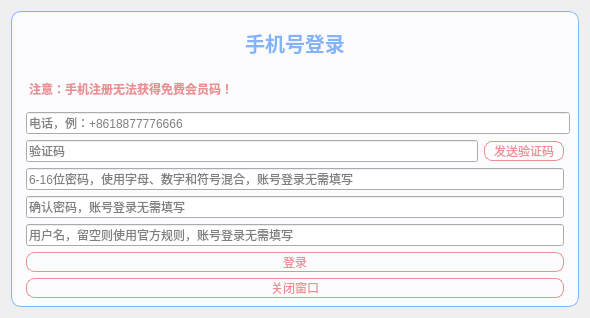
<?xml version="1.0" encoding="UTF-8"?>
<ui version="4.0">
 <class>Phone_Form</class>
 <widget class="QWidget" name="Phone_Form">
  <property name="geometry">
   <rect>
    <x>0</x>
    <y>0</y>
    <width>590</width>
    <height>309</height>
   </rect>
  </property>
  <property name="windowTitle">
   <string>手机号登录</string>
  </property>
  <layout class="QGridLayout" name="gridLayout">
   <item row="0" column="0">
    <widget class="QWidget" name="widget" native="true">
     <property name="styleSheet">
      <string notr="true">#widget {
    background-color:  rgb(252,252,255);
border:1px solid rgb(131,179,249);
    border-radius: 10px;
}</string>
     </property>
     <layout class="QGridLayout" name="gridLayout_2">
      <item row="2" column="1" colspan="3">
       <widget class="QLineEdit" name="phone_lineEdit">
        <property name="text">
         <string/>
        </property>
        <property name="placeholderText">
         <string>电话，例：+8618877776666</string>
        </property>
       </widget>
      </item>
      <item row="8" column="1" colspan="2">
       <widget class="QPushButton" name="closeButton">
        <property name="styleSheet">
         <string notr="true">QPushButton:!hover{
		border:1px solid rgb(234,144,146);
	color: rgb(234,144,146);
	font: 75 9pt &quot;微软雅黑&quot;;
border-radius:8px;
	
}

QPushButton:hover{

	border:1px solid rgb(234,144,146);
	background-color:#faefef;
	color: rgb(234,144,146);
	font: 75 8pt &quot;微软雅黑&quot;;
border-radius:8px;

}</string>
        </property>
        <property name="text">
         <string>关闭窗口</string>
        </property>
       </widget>
      </item>
      <item row="4" column="1" colspan="2">
       <widget class="QLineEdit" name="password_lineEdit">
        <property name="placeholderText">
         <string>6-16位密码，使用字母、数字和符号混合，账号登录无需填写</string>
        </property>
       </widget>
      </item>
      <item row="0" column="0" colspan="4">
       <widget class="QLabel" name="label">
        <property name="font">
         <font>
          <pointsize>15</pointsize>
          <weight>75</weight>
          <italic>false</italic>
          <bold>true</bold>
         </font>
        </property>
        <property name="styleSheet">
         <string notr="true">QLabel{
	color: rgb(131,179,249);
font: '新宋体';
font-weight:bold;
padding-top:8px;
padding-bottom:8px;

}
</string>
        </property>
        <property name="text">
         <string>手机号登录</string>
        </property>
        <property name="alignment">
         <set>Qt::AlignCenter</set>
        </property>
       </widget>
      </item>
      <item row="3" column="2">
       <widget class="QPushButton" name="sendcode_Button">
        <property name="minimumSize">
         <size>
          <width>80</width>
          <height>0</height>
         </size>
        </property>
        <property name="styleSheet">
         <string notr="true">QPushButton:!hover{
		border:1px solid rgb(234,144,146);
	color: rgb(234,144,146);
	font: 75 8pt &quot;微软雅黑&quot;;
border-radius:8px;
	
}

QPushButton:hover{

	border:1px solid rgb(234,144,146);
	background-color:#faefef;
	color: rgb(234,144,146);
	font: 75 8pt &quot;微软雅黑&quot;;
border-radius:8px;

}</string>
        </property>
        <property name="text">
         <string>发送验证码</string>
        </property>
       </widget>
      </item>
      <item row="3" column="1">
       <widget class="QLineEdit" name="code_lineEdit">
        <property name="text">
         <string/>
        </property>
        <property name="placeholderText">
         <string>验证码</string>
        </property>
       </widget>
      </item>
      <item row="6" column="1" colspan="2">
       <widget class="QLineEdit" name="name_lineEdit">
        <property name="placeholderText">
         <string>用户名，留空则使用官方规则，账号登录无需填写</string>
        </property>
       </widget>
      </item>
      <item row="1" column="1" colspan="2">
       <widget class="QLabel" name="label_2">
        <property name="styleSheet">
         <string notr="true">QLabel{
	color:rgb(234,144,146);
font: '新宋体';
font-weight:bold;
padding-top:8px;
padding-bottom:8px;
}
</string>
        </property>
        <property name="text">
         <string>注意：手机注册无法获得免费会员码！</string>
        </property>
        <property name="wordWrap">
         <bool>true</bool>
        </property>
       </widget>
      </item>
      <item row="5" column="1" colspan="2">
       <widget class="QLineEdit" name="agian_lineEdit">
        <property name="placeholderText">
         <string>确认密码，账号登录无需填写</string>
        </property>
       </widget>
      </item>
      <item row="7" column="1" colspan="2">
       <widget class="QPushButton" name="register_Button">
        <property name="styleSheet">
         <string notr="true">QPushButton:!hover{
		border:1px solid rgb(234,144,146);
	color: rgb(234,144,146);
	font: 75 9pt &quot;微软雅黑&quot;;
border-radius:8px;
	
}

QPushButton:hover{

	border:1px solid rgb(234,144,146);
	background-color:#faefef;
	color: rgb(234,144,146);
	font: 75 8pt &quot;微软雅黑&quot;;
border-radius:8px;

}</string>
        </property>
        <property name="text">
         <string>登录</string>
        </property>
       </widget>
      </item>
     </layout>
    </widget>
   </item>
  </layout>
 </widget>
 <tabstops>
  <tabstop>phone_lineEdit</tabstop>
  <tabstop>code_lineEdit</tabstop>
  <tabstop>register_Button</tabstop>
  <tabstop>closeButton</tabstop>
  <tabstop>sendcode_Button</tabstop>
 </tabstops>
 <resources/>
 <connections/>
</ui>
